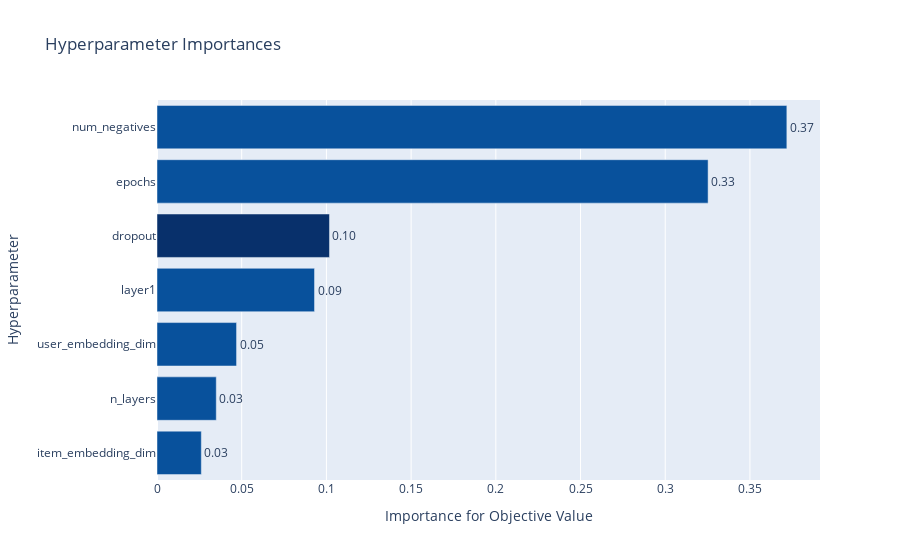

Here is the notebook cell this chart was saved with:
### Code cell
# Visualize parameter importances.
plot_param_importances(study)

### Figure 1 — Plotly figure (JSON) as saved in the notebook; plotly's stock layout.template omitted (floating-point values rounded to 4 significant figures)
{"data": [{"cliponaxis": false, "hovertemplate": ["item_embedding_dim (IntUniformDistribution): 0.026165519821386436<extra></extra>", "n_layers (IntUniformDistribution): 0.03498755694688028<extra></extra>", "user_embedding_dim (IntUniformDistribution): 0.046959065251924136<extra></extra>", "layer1 (IntLogUniformDistribution): 0.09298397979011755<extra></extra>", "dropout (UniformDistribution): 0.10180688381659643<extra></extra>", "epochs (IntUniformDistribution): 0.3253053249404692<extra></extra>", "num_negatives (IntUniformDistribution): 0.3717916694326259<extra></extra>"], "marker": {"color": ["rgb(8,81,156)", "rgb(8,81,156)", "rgb(8,81,156)", "rgb(8,81,156)", "rgb(8,48,107)", "rgb(8,81,156)", "rgb(8,81,156)"]}, "orientation": "h", "text": ["0.026165519821386436", "0.03498755694688028", "0.046959065251924136", "0.09298397979011755", "0.10180688381659643", "0.3253053249404692", "0.3717916694326259"], "textposition": "outside", "texttemplate": "%{text:.2f}", "type": "bar", "x": [0.02617, 0.03499, 0.04696, 0.09298, 0.1018, 0.3253, 0.3718], "y": ["item_embedding_dim", "n_layers", "user_embedding_dim", "layer1", "dropout", "epochs", "num_negatives"]}], "layout": {"showlegend": false, "title": {"text": "Hyperparameter Importances"}, "xaxis": {"title": {"text": "Importance for Objective Value"}}, "yaxis": {"title": {"text": "Hyperparameter"}}}}
